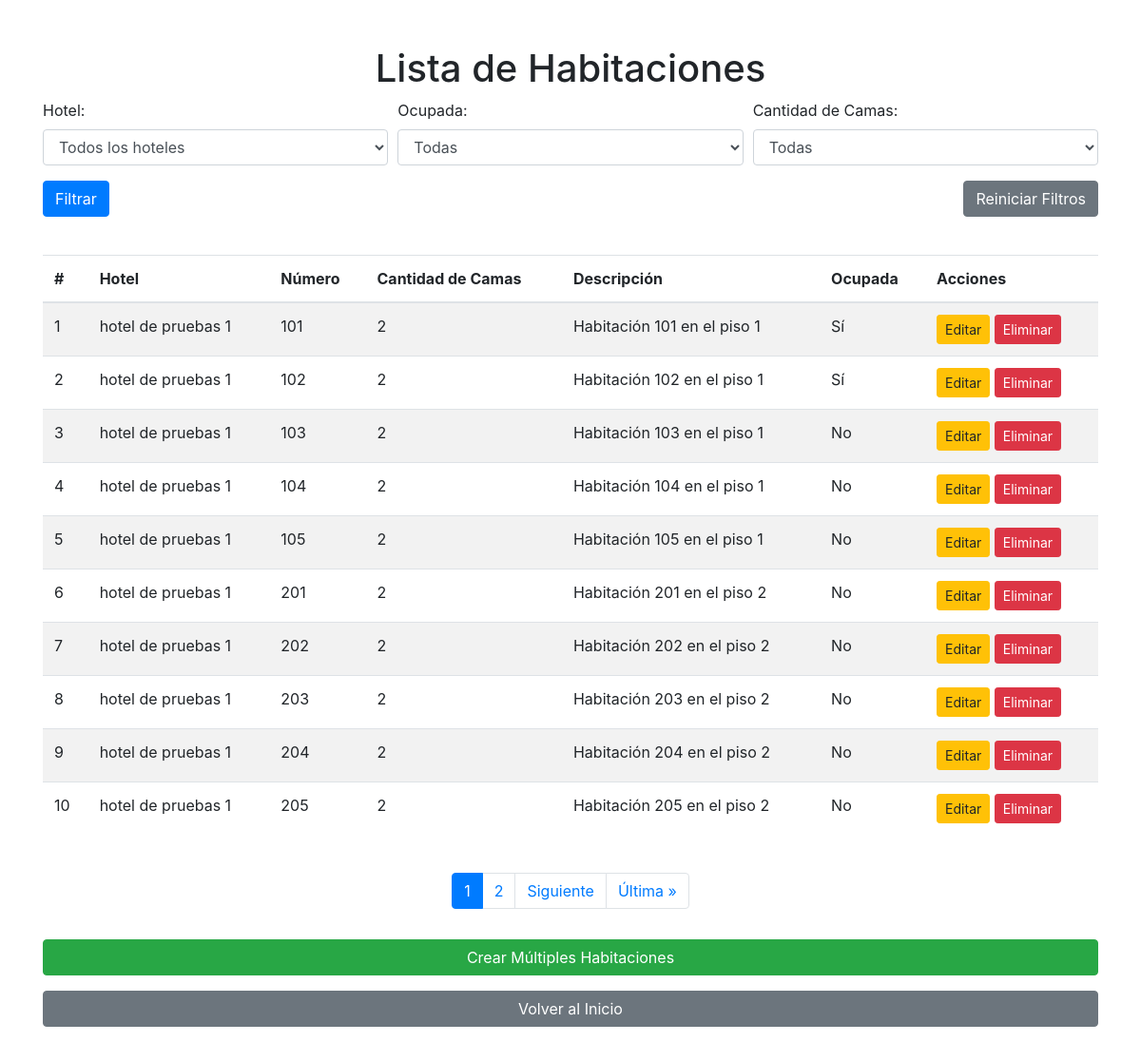
The page /habitaciones/ (signed in) on the database as committed earlier.
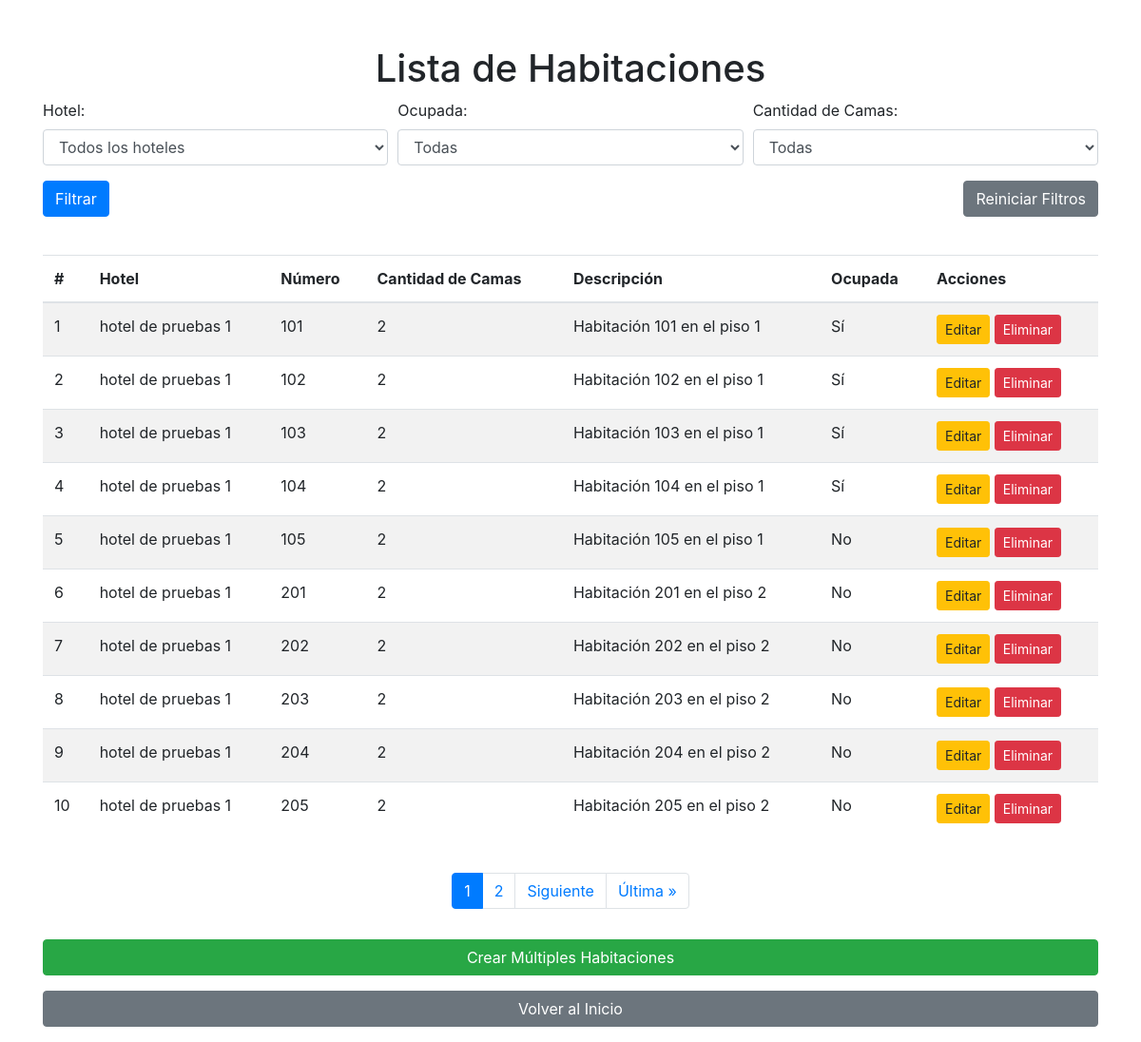
The same page on the database as committed later.
### hoteles/models.py (models this page shows, shortened)
class Habitacion(models.Model):
    hotel = models.ForeignKey(Hotel, related_name='habitaciones', on_delete=models.CASCADE)
    numero = models.CharField(max_length=20)
    cantidad_camas = models.PositiveIntegerField()
    descripcion = models.TextField()
    ocupada = models.BooleanField(default=False)

class Hotel(models.Model):
    CATEGORIAS = [
        ('normal', 'Normal'),
        ('frente_al_mar', 'Frente al Mar'),
        ('cabanas', 'Cabañas'),
    ]
    id = models.AutoField(primary_key=True)
    nombre = models.CharField(max_length=255)
    descripcion_breve = models.CharField(max_length=500)
    descripcion_detallada = models.TextField()
    precio = models.IntegerField()
    foto = models.ImageField(upload_to='hoteles/')
    categoria = models.CharField(max_length=20, choices=CATEGORIAS, default='normal')
    en_oferta = models.BooleanField(default=False)
    porcentaje_descuento = models.IntegerField(default=0)
    stock_habitaciones = models.PositiveIntegerField(default=0)
    ubicacion = models.CharField(max_length=255, null=True, blank=True)
    wifi_gratuito = models.BooleanField(default=False)
    desayuno_incluido = models.BooleanField(default=False)
    gimnasio = models.BooleanField(default=False)
    piscina = models.BooleanField(default=False)
    spa = models.BooleanField(default=False)
    restaurante = models.BooleanField(default=False)
    servicio_transporte = models.BooleanField(default=False)
    servicios_eventos = models.BooleanField(default=False)
    servicio_conserjeria = models.BooleanField(default=False)

### hoteles/views.py (the view)
# urls.py: path('habitaciones/', lista_habitaciones, name='lista_habitaciones'),
@user_passes_test(superuser_required)
def lista_habitaciones(request):
    form = FiltroHabitacionesForm(request.GET)
    habitaciones = Habitacion.objects.all()
    if form.is_valid():
        hotel = form.cleaned_data['hotel']
        ocupada = form.cleaned_data['ocupada']
        cantidad_camas = form.cleaned_data['cantidad_camas']
        if hotel:
            habitaciones = habitaciones.filter(hotel=hotel)
        if ocupada is not None:
            habitaciones = habitaciones.filter(ocupada=ocupada)
        if cantidad_camas:
            habitaciones = habitaciones.filter(cantidad_camas=cantidad_camas)
    paginator = Paginator(habitaciones, 10)  # Mostrar 10 habitaciones por página
    page_number = request.GET.get('page')
    habitaciones = paginator.get_page(page_number)
    return render(request, './habitaciones/lista_habitaciones.html', {
        'habitaciones': habitaciones,
        'form': form,
        'hoteles': Hotel.objects.all(),
    })

### hoteles/forms.py
class FiltroHabitacionesForm(forms.Form):
    hotel = forms.ModelChoiceField(queryset=Hotel.objects.all(), required=False, label='Hotel')
    ocupada = forms.NullBooleanField(required=False, widget=forms.Select(choices=[
        ('', 'Todas'),
        (True, 'Sí'),
        (False, 'No'),
    ]))
    cantidad_camas = forms.ChoiceField(required=False, label='Cantidad de Camas', choices=[('', 'Todas')])
    def __init__(self, *args, **kwargs):
        super().__init__(*args, **kwargs)
        camas_choices = [(cantidad, cantidad) for cantidad in Habitacion.objects.values_list('cantidad_camas', flat=True).distinct()]
        self.fields['cantidad_camas'].choices += camas_choices

### hoteles/authentication_backend.py (called while the page is built)
    def get_user(self, user_id):
        try:
            return Usuario.objects.get(pk=user_id)
        except Usuario.DoesNotExist:
            return None

### hoteles/views.py (called while the page is built)
def superuser_required(user):
    return user.is_superuser

### hoteles/templates/habitaciones/lista_habitaciones.html (shortened to what this page needs)
<!DOCTYPE html>
<html lang="es">
<head>
    <link href="https://stackpath.bootstrapcdn.com/bootstrap/4.5.2/css/bootstrap.min.css" rel="stylesheet">
</head>
<body>
    <div class="container mt-5">
        <h1 class="text-center">Lista de Habitaciones</h1>
        <form method="get" class="mb-4">
            <div class="form-row">
                <div class="form-group col-md-4">
                    <label for="hotel">Hotel:</label>
                    <select id="hotel" name="hotel" class="form-control">
                        <option value="">Todos los hoteles</option>
                    </select>
                </div>
                <div class="form-group col-md-4">
                    <label for="ocupada">Ocupada:</label>
                    <select id="ocupada" name="ocupada" class="form-control">
                        <option value="">Todas</option>
                    </select>
                </div>
                <div class="form-group col-md-4">
                    <label for="cantidad_camas">Cantidad de Camas:</label>
                    <select id="cantidad_camas" name="cantidad_camas" class="form-control">
                        <option value="">Todas</option>
                    </select>
                </div>
            </div>
            <div class="form-row">
                <div class="form-group col-md-6">
                    <button type="submit" class="btn btn-primary">Filtrar</button>
                </div>
                <div class="form-group col-md-6 text-right">
                    <a href="{% url 'lista_habitaciones' %}" class="btn btn-secondary">Reiniciar Filtros</a>
                </div>
            </div>
        </form>
        <table class="table table-striped">
            <thead>
                <tr>
                    <th>#</th>
                    <th>Hotel</th>
                    <th>Número</th>
                    <th>Cantidad de Camas</th>
                    <th>Descripción</th>
                    <th>Ocupada</th>
                    <th>Acciones</th>
                </tr>
            </thead>
            <tbody>
                {% for habitacion in habitaciones %}
                <tr>
                    <td>{{ habitaciones.start_index|add:forloop.counter0 }}</td>
                    <td>{{ habitacion.hotel.nombre }}</td>
                    <td>{{ habitacion.numero }}</td>
                    <td>{{ habitacion.cantidad_camas }}</td>
                    <td>{{ habitacion.descripcion }}</td>
                    <td>{{ habitacion.ocupada|yesno:"Sí,No" }}</td>
                    <td>
                        <a href="{% url 'actualizar_habitacion' habitacion.pk %}" class="btn btn-warning btn-sm">Editar</a>
                        <a href="{% url 'eliminar_habitacion' habitacion.pk %}" class="btn btn-danger btn-sm">Eliminar</a>
                    </td>
                </tr>
                {% endfor %}
            </tbody>
        </table>
        <div class="d-flex justify-content-center">
            <ul class="pagination mt-4">
                {% for num in habitaciones.paginator.page_range %}
                {% if habitaciones.number == num %}
                <li class="page-item active"><span class="page-link">{{ num }} <span class="sr-only">(current)</span></span></li>
                {% else %}
                <li class="page-item"><a class="page-link" href="?page={{ num }}">{{ num }}</a></li>
                {% endif %}
                {% endfor %}
                {% if habitaciones.has_next %}
                <li class="page-item"><a class="page-link" href="?page={{ habitaciones.next_page_number }}">Siguiente</a></li>
                <li class="page-item"><a class="page-link" href="?page={{ habitaciones.paginator.num_pages }}">Última &raquo;</a></li>
                {% endif %}
            </ul>
        </div>
        <a href="{% url 'crear_multiple_habitaciones' %}" class="btn btn-success btn-block mt-3 mb-3">Crear Múltiples Habitaciones</a>
        <a href="{% url 'index' %}" class="btn btn-secondary btn-block mt-3 mb-3">Volver al Inicio</a>
    </div>
</body>
</html>

Rows that differ between the two databases and show on the page:
changed Habitacion "Habitación 103 en el piso 1": ocupada "No" → "Sí"
changed Habitacion "Habitación 104 en el piso 1": ocupada "No" → "Sí"
